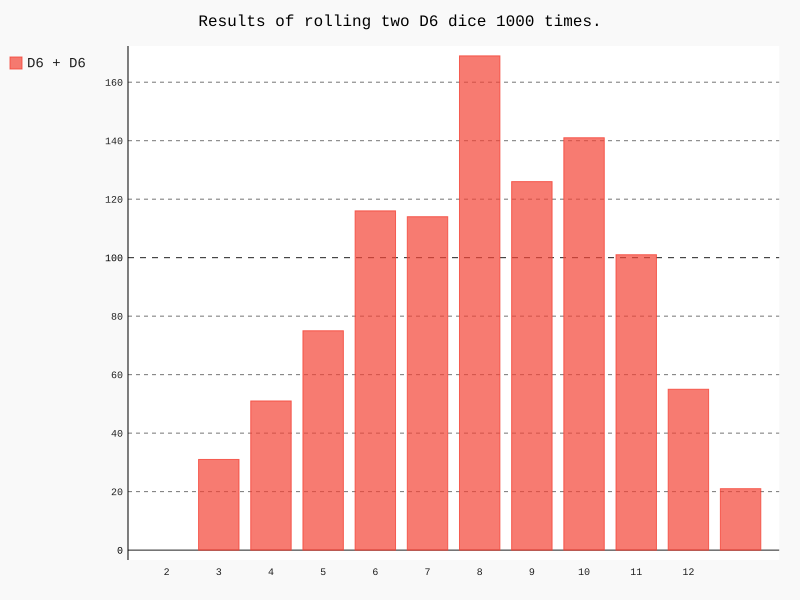

This chart was generated by the following Python code:
from die import Die
import pygal

die_1 = Die()
die_2 = Die()

results = []
for roll_num in range(1000):
    result = die_1.roll() + die_2.roll()
    results.append(result)

frequencies = []
max_result = die_1.num_sides + die_2.num_sides
for value in range(1, max_result+1):
    frequency = results.count(value)
    frequencies.append(frequency)

hist = pygal.Bar()

hist.title = 'Results of rolling two D6 dice 1000 times.'
hist.x_labels = [str(i) for i in range(2, max_result+1)]
hist._x_title = 'Results'
hist._y_title = 'Frequency of Result'

hist.add('D6 + D6', frequencies)
hist.render_to_file('die_visual.svg')
